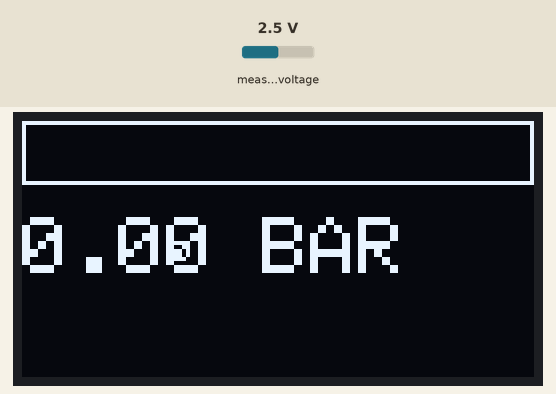
The sketch below on a simulated Arduino Uno, built with avr-gcc and run on an emulated ATmega328P. Parts: 128×64 one-colour display. Inputs (shaded band) come from the test bench; at power-on: measured voltage 2.5 V. Random numbers use the default seed unless the sketch sets one; what the sketch prints to the serial monitor is not drawn.

Above: at 0.24 s.
At 5.11 s:
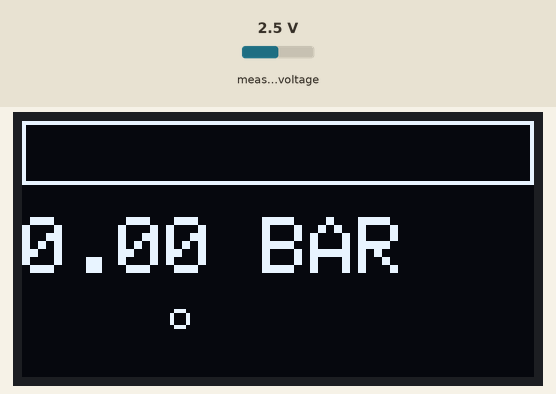
At 9.99 s:
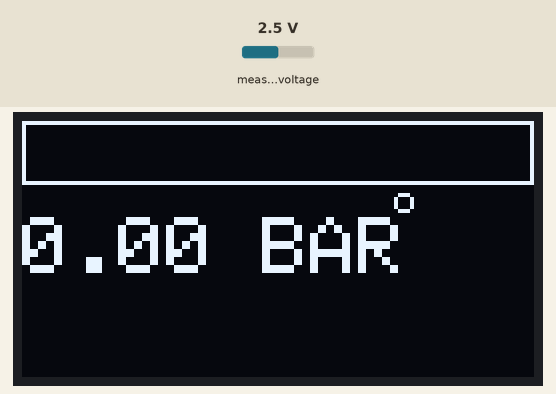
At 19.74 s:
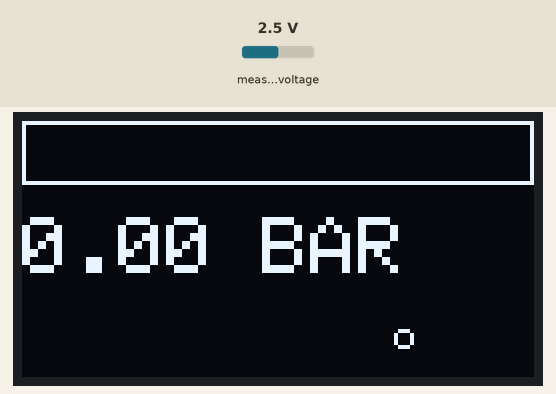
At 29.5 s:
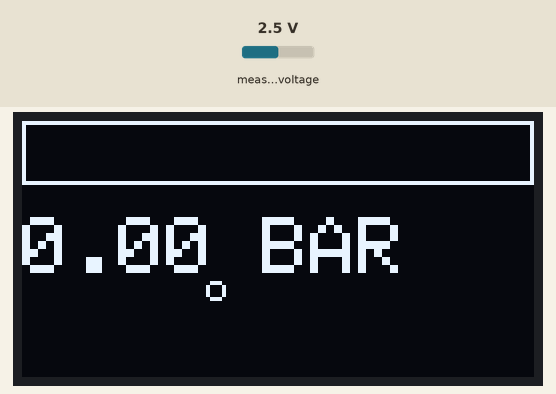
At 39.54 s:
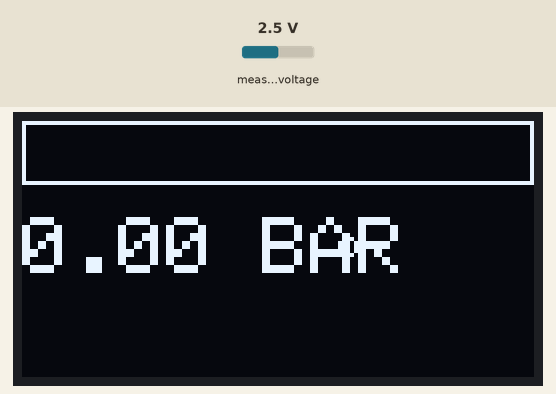

The sketch:

Ardunio_Screen_Pressure_ADS1115.ino
```cpp
// Ardunio_Screen_Pressure_ADS.ino
// Hardware used:
//      Arduino Uno
//      Pressure Transducer (0.5V–4.5V, 0–30 PSI)
//      OLED screen (SSD1306)
//      ADS1115 ADC module

// Craig Winchester - 6/8/2025


#include <Wire.h>
#include <Adafruit_GFX.h>
#include <Adafruit_SSD1306.h>
#include <Adafruit_ADS1X15.h>

#define SCREEN_WIDTH 128
#define SCREEN_HEIGHT 64
#define OLED_RESET -1
Adafruit_SSD1306 display(SCREEN_WIDTH, SCREEN_HEIGHT, &Wire, OLED_RESET);

// Pressure sensor calibration
const float voltageMin = 0.5;   // Voltage at 0 PSI
const float voltageMax = 4.5;   // Voltage at 30 PSI
const float psiMin = 0.0;
const float psiMax = 30.0;

// Global sensor variables
float voltage = 0;
float psi = 0;
float bar = 0;

// ADS1115 setup
Adafruit_ADS1115 ads;

void setup() {
  Serial.begin(9600);

  // Init OLED
  if (!display.begin(SSD1306_SWITCHCAPVCC, 0x3C)) {
    Serial.println(F("OLED failed to initialize"));
    while (true);
  }

  // Init ADS1115
  if (!ads.begin()) {
    Serial.println(F("ADS1115 failed to initialize"));
    while (true);
  }
  ads.setGain(GAIN_TWOTHIRDS);  // ±6.144V input range (0.1875 mV/bit)

  display.clearDisplay();
  display.setTextColor(SSD1306_WHITE);
  display.display();
}

void loop() {
  // Read voltage from ADS1115 channel 0
  int16_t rawADC = ads.readADC_SingleEnded(0);
  voltage = rawADC * 0.1875 / 1000.0;  // Convert mV to volts

  // Convert voltage to PSI
  if (voltage <= voltageMin) {
    psi = psiMin;
  } else if (voltage >= voltageMax) {
    psi = psiMax;
  } else {
    psi = psiMin + (psiMax - psiMin) * ((voltage - voltageMin) / (voltageMax - voltageMin));
  }

  // Convert PSI to bar
  bar = psi * 0.0689476;

  // Output to serial
  Serial.println(bar, 2);

  // OLED Display
  display.clearDisplay();

  // === Bargraph at top (yellow zone) ===
  int barHeight = 16;
  int barWidth = map(psi, 0, psiMax, 0, SCREEN_WIDTH);
  int barY = 0;

  display.drawRect(0, barY, SCREEN_WIDTH, barHeight, SSD1306_WHITE);
  display.fillRect(1, barY + 1, barWidth - 2, barHeight - 2, SSD1306_WHITE);

  // === BAR text in blue zone ===
  display.setTextSize(2);
  display.setCursor(0, 24);
  display.print(bar, 2);
  display.print(" BAR");

  // === Bubble animation  ===
  const int maxBubbles = 20;
  int numBubbles = map(psi, 0, psiMax, 1, maxBubbles);

  static int bubbleY[maxBubbles];
  static int bubbleX[maxBubbles];
  static bool bubblesInit = false;

  const int bubbleStartY = 18;  // Start falling from just below the bar graph

  if (!bubblesInit) {
    for (int i = 0; i < maxBubbles; i++) {
      bubbleX[i] = random(0, SCREEN_WIDTH);
      bubbleY[i] = random(bubbleStartY, SCREEN_HEIGHT);
    }
    bubblesInit = true;
  }

  for (int i = 0; i < numBubbles; i++) {
    bubbleY[i] += 1;  // Move down
    if (bubbleY[i] > SCREEN_HEIGHT - 1) {
      bubbleY[i] = bubbleStartY;
      bubbleX[i] = random(0, SCREEN_WIDTH);
    }
    display.drawCircle(bubbleX[i], bubbleY[i], 2, SSD1306_WHITE);
  }

  display.display();
  delay(250);
}
```
